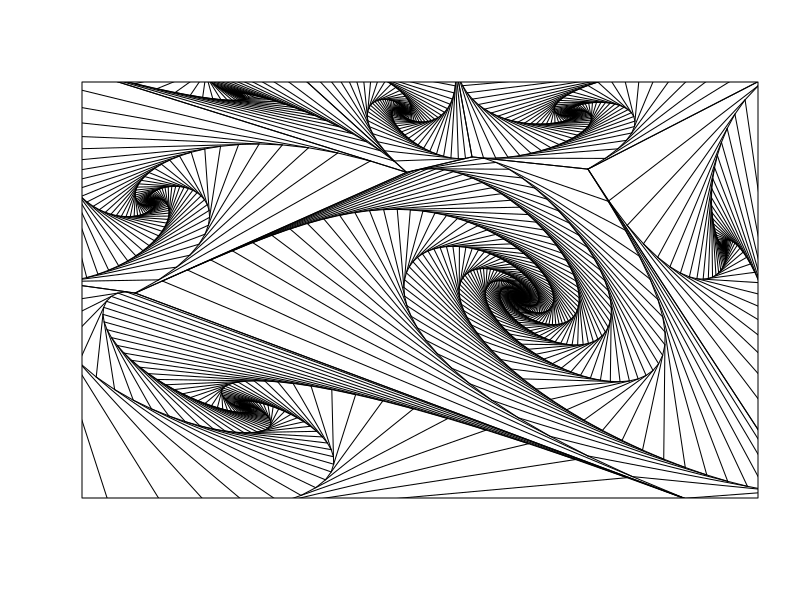

Recreate this plot in R.
plotPoly=function(x,y){
  l=length(x)
  for(i in 1:(l-1)){
    segments(x[i],y[i],x[i+1],y[i+1])
  }
  segments(x[l],y[l],x[1],y[1])
}

recPoly=function(x,y,p=0.1){
  l=length(x)
  d=sqrt((x[1]-x[l])^2+(y[1]-y[l])^2)
  #message(d)
  if(d>0.0001){
    x1.n=(x[2]-x[1])*p+x[1]
    y1.n=(y[2]-y[1])*p+y[1]
    segments(x[l],y[l],x1.n, y1.n)
    x.new=c(x[2:l],x1.n)
    y.new=c(y[2:l],y1.n)
    recPoly(x.new, y.new, p)
  }
}


n=6
require(deldir)
x=runif(n)
y=runif(n)
plot(x,y, xlab='',ylab='', xaxt='n', yaxt='n', type='n')
dd=deldir(x,y)
tl=tile.list(dd)
l=length(tl)
rv=rbinom(l,1,0.5)
for(i in 1:l){
  tl.i=tl[[i]]
  tx=tl.i$x; ty=tl.i$y
  if(rv[i]==1){
    tx=rev(tx); ty=rev(ty);
  }
  edge=length(tx)
  if(edge<5){
    plotPoly(tx,ty)
    recPoly(tx,ty,p=0.1)
  }else{
    x1=tx[1:3]; y1=ty[1:3]
    x2=tx[c(1,3:edge)]; y2=ty[c(1,3:edge)]
    plotPoly(x1,y1)
    recPoly(x1,y1,p=0.1)
    plotPoly(x2,y2)
    recPoly(x2,y2,p=0.1)    
  }
}
